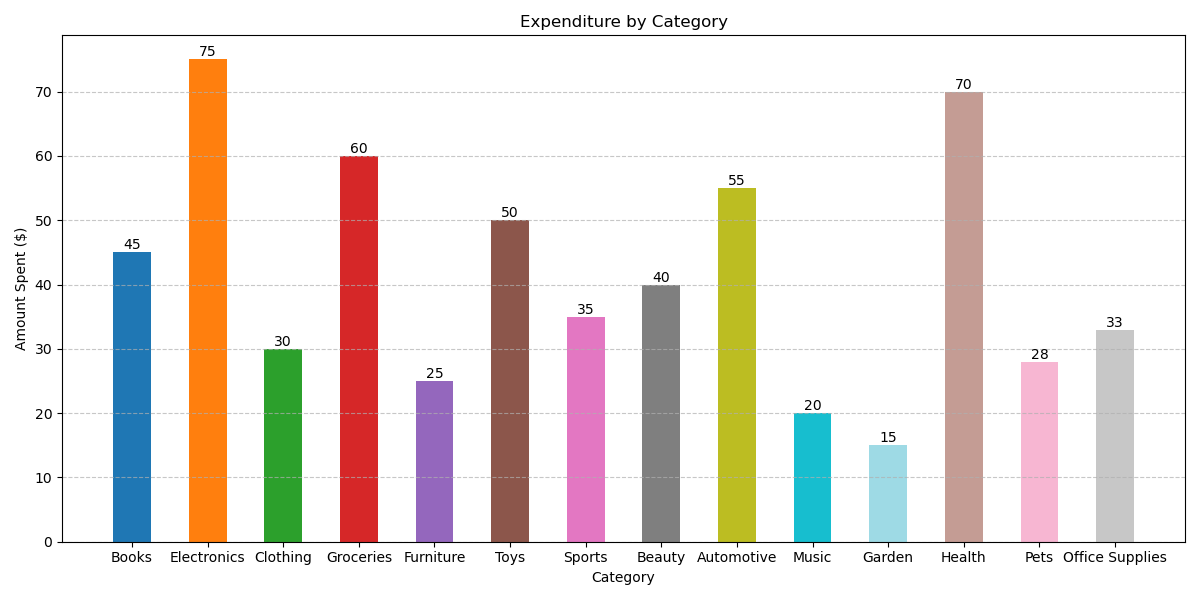

Recreate this plot in Python.

import matplotlib.pyplot as plt

# Data
categories = ['Books', 'Electronics', 'Clothing', 'Groceries', 'Furniture', 'Toys', 'Sports', 'Beauty', 'Automotive', 'Music', 'Garden', 'Health', 'Pets', 'Office Supplies']
amounts = [45, 75, 30, 60, 25, 50, 35, 40, 55, 20, 15, 70, 28, 33]

# Color codes for each bar
colors = ['#1f77b4', '#ff7f0e', '#2ca02c', '#d62728', '#9467bd', '#8c564b', '#e377c2', '#7f7f7f', '#bcbd22', '#17becf', '#9edae5', '#c49c94', '#f7b6d2', '#c7c7c7']

# Bar width
bar_width = 0.5

# Create vertical bar chart
plt.figure(figsize=(12, 6))
bar_container = plt.bar(categories, amounts, color=colors, width=bar_width)

# Add data labels
for bar in bar_container:
    height = bar.get_height()
    plt.text(bar.get_x() + bar.get_width()/2, height, f'{height}', ha='center', va='bottom')

# Title and labels
plt.title('Expenditure by Category')
plt.xlabel('Category')
plt.ylabel('Amount Spent ($)')

# Customize the grid
plt.grid(axis='y', linestyle='--', alpha=0.7)

# Show plot
plt.tight_layout()
plt.show()
